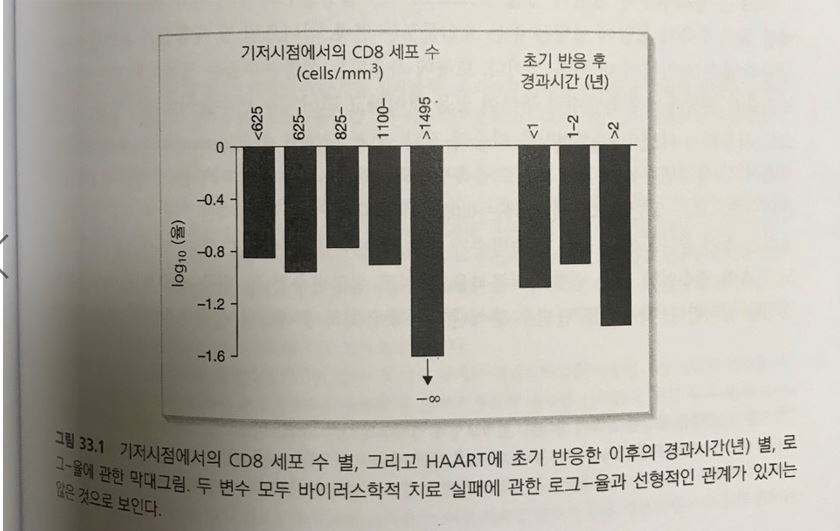
#> input picture JBNU_Statistics_Ph.D/3rd semester/생물통계학/10월 26일/ch31_32_33_2/img4.jpg, 840 x 531 px
$ jupyter execute Ch_31_32_33_20211026.ipynb
#> lines starting #> are read from the running program, lines starting #| are printed output that depends on the picture
# Part 5 기초적인 자료분석 방법

## Chapter 31 율과 포아송 회귀

### 율(rate)

`-` 사건발생 여부를 조사하는 종적 연구(16장, 사례-대조 연구)에서 연구 도중에 탈락하거나 연구 참여 시점이 달라 연구종료 시점까지의 추적기간이 사람 별로 각각 다름.  분석시 이 점을 반영 필요.

`-` 각 시간당 사람당(per person per period of time) 사건 발생 정도를 나타내는 **율** 사용
- 편의상 연(year) 주로 사용
- 율(rate) = $\frac{\mbox{관심사건수}}{\mbox{모든 사람들의 전체 추적 연도 수}}$ = $\frac{\mbox{number of events}}{\mbox{follow-up person-year}}$

`-` 추적기간
- 사건이 발생한 사람: 연구 참여일 ~ 사건 발생일 간 시간
- 사건이 발생하지 않은 사람: 연구 참여일 ~ 연구 종료일 간 시간

`-` 전체 추적기간: 모든 사람의 추적기간들의 합

`-` 새로운 케이스(예를 들면 질병)가 관심사건이면 **발생률(incidence rate)**

`-` 사망이 관심사건이면 **사망률(mortality rate)**.

`-` 율의 특성
- 동일인으로부터 조사된 추적 인-년과 서로 다른 사람들로부터 조사된 추적 인-년 구분하지 않음
  - (ex. 100명을 각각 1년씩 조사, 1명을 100년 조사 모두 100 인-년에 해당한다.)

- 사건이 한 번 이상 발생하는 반복사건(repeated event)의 처리방법
  - 연구의 가설에 따라 달라짐.
  - 첫 번째 사건에만 관심이 있다면 추적기간은 첫 번째 사건이 발생할 때까지의 시간으로 정의.
  - 여러 사건을 관심 사건으로 간주해서 율을 계산하고자 하는 경우(**집락 자료(clustered data, 41장)**) 적절한 통계분석 방법 사용(41,42장).

`-` 율(rate)과 위험(risk)의 차이
- 어떤 사건의 **위험**이란, 사건의 총 수를 추적조사 시작시점에서 연구에 참여한 전체 인원 수로 나눈 값.  추적기간 미고려.
- 추적기간이 길어지면 이들이 해당 사건을 경험하게 될 가능성이 늘어나므로 사건 발생위험 또한 더 커짐.
- **율**은 추적기간을 반영하여 계산하므로 위험에 비해 안정된 값이 얻어짐.

`-` 상대율(relative rate)

$$상대율(relative~rate) = \frac{rate_{exposed}}{rate_{unexposed}} = \frac{노출~집단~질병~발생률}{비노출~집단~질병~발생률}$$

- **상대율**은 **율비(rate ratio, $PR$)** 또는 **발생률비(incidence rate ratio, IRR)**.
  - 상대율 = 1: 두 집단 간 질병 발생률이 같다.
  - 상대율 > 1: 관심요인에 노출되지 않은 집단에 비해 노출된 집단의 질병 발생률이 상대적으로 높다
  - 상대율 < 1: 관심요인에 노출되지 않은 집단에 비해 노출된 집단의 질병 발생률이 상대적으로 낮다
- 상대위험을 상대율에 대한 추정값으로 사용하려면 관심사건이 희귀한 경우에만 사용
    - 희귀질병의 경우에만 상대위험과 상대율의 값이 서로 비슷하게 됨
- 희귀사건이 아니고, 추적기간도 상이하다면, 율은 영향을 받지 않겠지만 위험은 추적기간에 직접적인 영향을 받음.

### 포아송 회귀(Poisson regression)

`-` 포아송 회귀란?
- 포아송 분포 :특정 기간 동안 일정 크기의 평균율 하 무작위로 발생하게 되는 희귀사건의 계수(count) 값들에 대한 확률 분포.
- > 포아송 회귀 : 포아송 분포에 기초하여 서로 다른 추적기간을 가진 사람들에게 특정 사건이 발생하는 율을 추정
- > 로지스틱 회귀  :  사건 여부에 관한 오즈비 추정,
- 포아송 회귀의 가정 :  전체 연구기간 동안 동일한 설명변수(연령, 성별 등) 값을 가지는 사람들의 사건 율(event rate)이 일정하게 유지됨.
- 포아송 회귀의 목적
  - 사건 율에 영향을 미치는 설명변수들은 무엇인가?
  - 노출 집단은 비노출 집단에 비해 사건 율이 얼마나 높은가?
  - 특정 집단의 사건 율은 어느 정도인가?

`-` 방정식과 해석방법
- 포아송 회귀모형과 로지스틱 회귀모형의 식은 매우 유사하며, 두 모형 모두 설명변수들의 선형결합 형태를 방정식의 오른쪽에 표시.
- 변환 방법으로는 자연로그 변환(natural logarithmic transformation: $ln$, 즉, $log_e$)을 사용.
- 포아송 회귀방정식
$$\ln(r)=a+b_1x_1+b_2x_2+...+b_kx_k$$
반복계산절차(최대가능도, 32장)를 사용해 추정.
  - $x_i$ : $i$번째 설명변수. ($i=1,2,...,k$);
  - $r$ : 특정 $x_1, x_2, ..., x_k$값들을 가진 사람의 평균율(mean rate) 혹은 기대율(expected rate)에 관한 추정값.
  - $a$ 상수항(절편) :  회귀식 내 모든 $x_i$값들이 0인 경우에 해당하는 로그 율(log rate)의 추정값.
  - $b_1,b_2,...,b_k$ : **포아송 회귀계수(Poisson regression coefficient)**의 추정값.
- 이 계수들의 지수 값, 예를 들어 $e^{b_1}$은 변수 $x_1$과 관련된 **상대율(relative rate)** 추정 값.
  - $e^{b_1}$ :  회귀식 내 모든 다른 변수 $x_i$들의 효과가 보정된 상태에서, $x_1$값 대비 ($x_1+1$)값의 상대적인 질병 발생률 추정값 의미.
  - 상대율 = 1: $x_1$이 한 단위 증가해도 사건의 율은 일정하다는 의미
  - 상대율 > 1: $x_1$이 한 단위 증가 할 때마다 사건의 율도 증가
  - 상대율 < 1: $x_1$이 한 단위 증가 할 때마다 사건의 율이 감소
- 로지스틱 회귀모형은 질병이 발생할 오즈를 설명변수들과 로그 척도로 결합하고,오즈 척도에서의 승법적 효과를 가짐.
- 포아송 회귀모형은 질병이 발생한 율을 설명변수들과 로그 척도로 결합하고, 질병의 율 척도에서의 승법적 효과를 가짐
- 포아송 회귀방정식을 사용해 $x_1,x_2,...,x_k$값들 조합에 따른 사건 율 추정.
  - 공변량 값들이 $x_1,x_2,...,x_k$인 사람의 사건 발생률 추정값
$$r = e^{a+b_1x_1+b_2x_2+...+b_kx_k}$$

`-` 차감(offset)의 사용
- 율(rate) = $\frac{\mbox{사건발생수}}{\mbox{추적 인-년}}=r= \frac{y}{n}\to \ln(r)=\ln(y)-\ln(n)$

- 대부분의 통계 소프트웨어들은 종속변수로 $r$이 아닌 $y$를 지정한 후, $\ln()$ 함수를 사용해서 종속변수 $y$와 설명변수들을 연결.

- $\ln(n)$부분은 offset(차감)으로 따로 지정

`-` 집단 자료(group data)의 입력
- 설명변수들이 모두 범주형인 경우 율을 계산할 때 동일인의 추적 인-년과 다른 사람의 추적 인-년을 구분할 필요가 없다는 점을 활용해 자료입력 방법 단순화 가능.

- 해당 방식은 집단 정의에 연속형 공변량이 사용되거나, 각 집단 내에 개인 별로 각기 다른 값을 가지는 공변량이 있는 경우 사용할 수 없음.

`-` 시간에 따라 변하는 변수의 사용
- 추적기간을 길이가 짧은 구간들로 세분화하면 **시간에 따라 변하는** 설명변수(즉, **시간-의존적 공변량, time-dependent covariate**)를 포아송 회귀모형에 포함 가능.
  > 예: 흡연력이 중년 남성의 폐암 발생률에 미치는 영향을 알아보기 위한 연구의 경우
  >  - 추적기간이 길어지면 길어질수록 금연을 하는 사람 수가 증가, 폐암 발생률은 감소.
  >  - 연구대상자들을 연구시작 시점의 흡연 상태 자료를 사용해 범주화 하면 흡연력이 폐암에 끼치는 영향력을 제대로 평가할 수 없음.
 > - 이런 경우, 본인의 흡연 상태가 유지될 수 있을 정도의 짧은 구간들로 세분화해서 세분화된 구간 내 정보(사건 발생 유/무, 추적기간, 흡연상태) 등을 수집한 후, 이 정보들을 각 구간이 모두 서로 다른 사람들의 구간인 것처럼 간주하고 포아송 회귀 분석을 실시.

`-` 통계 소프트웨어 분석결과
- 제공되는 포아송 회귀분석에 관한 컴퓨터 분석결과
  - 설명변수 별 포아송 회귀계수의 추정값 및 해당 표준오차
  - 상대율 추정값 및 해당 신뢰구간
  - 왈드 검정통계량 값(분석 대상 '질병'의 모집단 상대율이 1이라는 귀무가설을 검정하기 위한 값) 및 $p$-value
- 로지스틱 회귀분석과 마찬가지로 포아송 회귀분석 역시 -2로그-가능도(LRS 또는 이탈도)와 모형 카이제곱 또는 공변량들에 대한 카이제곱 등을 사용해 모형의 적절성 여부 평가

`-` 초과-포아송 변동(extra-Poisson variation)
- 포아송 회귀모형 적합 시 고려해야 할 사항 (과산포)
  - **과산포(over-dispersion)** : 초과-포아송 변동이 있는지 여부.
    - 모형적합을 통해 계산되는 잔차 분산이 포아송 회귀모형에서 기대되는 값보다 더 크게 나타나는 현상.
    - 주된 원인: 이상값, 중요한 설명변수 미포함, 집락 자료의 형태의 자료인데도 분석시 미반영
  - 과산포가 발생한다면,
    - 추정값들의 표준오차는 실제보다 낮게 추정되게 되고,
    - 이로 인해 모수에 대한 신뢰구간이 지나치게 좁아지게 되며,
    - 각 설명변수의 유의성 여부에 관한 $P$-value 역시 작아짐
  - 과산포 존재 여부는
    - -2로그-가능도를 $n-k-1$로 나눈 값으로 확인.
      - $n$= 자료 내 관찰값의 개수,  $k$= 모형 내 적합된 모수의 개수
    - 과산포가 발생하지 않으면 이 값은 1에 가까움
    - 1보다 상당히 크면 자료에 과산포가 존재하는 것으로 판단
  - 과산포 발생한 것으로 확인 되면,
    - **척도 모수(scale parameter)**를 사용한 과산포 포아송 회귀모형(over-dispersed Poisson regression) 적합 또는
    - 포아송 분포 대신 음이항 분포(negative binomial distribution)를 가정하는 음이항 회귀모형(negative binomial regression)을 적합.
    >  척도 모수: 일반적으로 포아송 회귀분석은 과산포가 없는 자료에 대해 척도 모수 1을 가정.

- 포아송 회귀모형 적합 시 고려해야 할 사항 (저산포)
  - **저산포(under-dispersion)** : 잔차 분산이 포아송 모형에서 기대되는 값보다 작은 현상.
  - -2로그-가능도를 $n-k-1$로 나눴을때, 1보다 작으면 저산포 자료임을 의심.
  - 자료 수집 시 큰 자료 값이 누락된 경우 등에 발생.
-  과산포나 저산포의 문제는 로지스틱 회귀를 실시하는 경우에도 발생 할 수 있다(초과-이항 변동(extra-binomial variation).).

`-` 포아송 회귀분석의 대안
- 자료가 어떤 '시작점'(예를 들면 수술)에서부터 관심 결과변수가 관찰되는 시점까지 추적조사한 자료이면 대안으로 **생존분석(survival analysis)** 실시.
- 포아송 회귀분석은 사건율이 전체 연구기간에 걸쳐 일정하다는 가정 필요,
- 생존분석은 추적기간 동안 '위험(hazard)'이 일정하다는 가정 필요 없음(44장).

#### 예제

`-` 바이러스학적 치료실패율과 관련된 요인들에 대한 다변수 포아송 회귀분석
- 치료 구간을 나눈 이유: 바이러스학적 치료실패율이 치료기간 별로 변하는지를 조사하기 위해
- 결과변수: 바이러스학적 치료실패 사건의 율
- 연구의 주된 목적: 이들 세 구간 간에 치료 실패율이 다른지를 평가하고자 함

`-` 단변수 포아송 회귀분석 (부록 C_p.315, 표 31.1_p.177)
-  총 추적기간은 718 인-년
    - $\frac{\mbox{1~2년 범주}}{\mbox{1년 미만 범주}}$, $\frac{\mbox{>2년 범주}}{\mbox{1년 미만 범주}}$의 바이러스학적 실패율을 비교하기 위해 가변수 두 개를 사용하였고, 범주들간에 통계적 유의성이 있는 것으로 나타났다(*P*=0.04).
    - 3개 변수가 바이러스학적 치료 실패율과 유의한 관련이 있는 것으로 나타남.
        - 기타설명변수들 중 환자의 성별(*P*=0.033),
        - 기저시점에서의 CD8 세포 수(*P*=0.03),
        - 동일한 치료를 과거에 받아본 적이 있는지에 관한 치료 과거력 여부 ($\frac{\mbox{과거에 치료를 받아본 적이 있음}}{\mbox{없음}}$*P*=0.0008)
    - 세 변수 효과를 보정한 상태에서 치료기간과 바이러스학적 실패율 간의 관련성 여부를 평가하기 위한 다변수 포아송 회귀분석 실시

`-` 다변수 포아송 회귀분석
- 바이러스학적 실패율은 초기 반응 이후 첫 해에 비해 증가하는 경향(1.0 $\to$ 1.53, 53% $\uparrow$), 2년 이후부터는 오히려 낮아짐(1.53 $to$ 0.56,44% $\downarrow$). 둘 다 통계적으로 유의한 효과 크기는 아님(*P*=0.1152,*P*=0.2265).
- 모형 내 모든 다른 변수들의 효과가 보정된 상태에서 해당 치료를 처음 받은 환자들은 기존에 치료를 받은 적이 있는 환자들에 비해 통계적으로 유의하게 44%정도 낮은 바이러스학적 실패율을 보이는 것으로 추정($P$=0.0233)
- 남성이 여성에 비해 39% 낮은 실패율을 보였으나 통계적인 유의성은 확보되지 않음($P$=0.0676)
    - 기저 시점에서의 CD8세포 수가 100$cells/mm^3$ 증가할 때마다 바이러스학적 치료실패율은 5%씩 유의하게 낮아짐($P$=0.0369)
- 포아송 회귀모형의 율 척도에서의 승법적 효과 감안
    - 바이러스 부하 초기 반응 후 결과 기간과 CD8 세포 수가 동일한 환자의 경우, 과거에 치료를 받은 적이 없는 남성은 치료를 받은 경험이 있는 여성에 비해 바이러스학적 치료 실패율이 68% 정도 낮다고 할 수 있음.

## Chapter 32 일반화 선형모형

`-` **통계적 모형화(statistical modelling)**란, 단순 또는 선형회귀, 로지스틱 회귀, 포아송 회귀, 생존자료에 관한 콕스 회귀(44장) 등을 사용하는 방법.
- 모두 관심 결과변수와 하나 이상의 설명변수들 간의 관계를 가장 잘 설명해주는 **수학적 모형(mathematical model)**.
  - 목적
      - 관심 설명변수와 결과변수 간의 관련성 크기를 다른 설명변수들의 효과를 보정한 상태에서 파악
      - 설명변수들을 사용해 결과변수의 값 예측
- **일반화 선형모형(generalized linear model, GLM)**
$$g(Y)=a+b_1x_1+b_2x_2+...+b_kx_k$$
  - $Y$: 알려진 확률분포에 따르는 종속변수의 예측값, 평균 또는 기대값에 대한 추정값
  - $g(Y)$: **연결함수(link function)**라 하며, 역할은 $Y$를 $x_1,x_2,...,x_k$들과 선형적인 관계를 가지도록 변환.
  - $b_1, b_2, ..., b_k$: 설명변수들과 관련된 회귀계수의 추정값
  - $a$: 상수항

-  로지스틱 회귀는 비율에 대한 **로짓**(**logit**, 오즈에 대한 $ln$, $log_e$)을 연결함수로 사용하는 모형,**로짓연결(logit link)**
- 포아송 회귀는 연결함수가 율에 대한 $\log$ 변환, **로그 연결(log link)**
- 단순 및 다중회귀는 종속변수에 대한 어떠한 변환도 하지 않음, **항등연결(identity link)**

### 모형 선택의 기준

`-` 어떤 통계 모형이 적절한지는 관심 결과변수의 형태에 따라 결정 (아래 표)

|**결과 변수의 형태**|**일반적으로 사용되는 GLM의 종류**|**참조 장**|
|---|---|---|
|연속형 변수|단순 또는 다중 선형회귀|28. 29|
|두 범주 변수|||
|질병 발생 여부에 관한 추적연구|로지스틱 회귀|30|
|(단, 환자들의 추적기간이 모두 동일함)|||
|두 범주 결과변수를 가진 단면조사 연구|로지스틱 회귀|30|
|짝지지 않은 사례-대조 연구|로지스틱 회귀|30|
|짝진 사례-대조 연구|조건부 로지스틱 회귀|30|
|세 범주 이상의 범주형 결과변수|다항 또는 순서형 로지스틱 회귀|30|
|사건의 율(event rate) 또는 계수(count) 자료|포아송 회귀|31|
|사건이 발생할 때까지의 시간 자료*|지수(exponential), 웨이블(Weibull) 또는 곰페르츠(Gompertz) 모형|44|

$*$ 사건이 발생할 때까지의 시간(time to event) 자료는 콕스의 비례위험모형(Cox's proportional hazard model).을 사용해 분석.(44장)

- 예
    - 종속변수가 연속형 변수일 때, 이 변수와 관련 요인을 찾아내기 위해서는 단순, 다중 선형회귀를 사용,
    - 결과변수가 두 범주 변수이고 모든 환자의 추적관찰 시간이 동일할 때, 로지스틱 회귀를 선택하는 것이 적절.

`-` 종속변수의 형태를 수정 후 다른 모형 사용 가능.
- 연속형 결과변수가 선형회귀에서 필요로 하는 가정들 중 일부를 만족하지 않을 시, 이 결과변수의 값을 두 집단으로 분류하여 두 범주 결과변수로 만듦.
- 종속변수 이분화
    - 장점: 통계적 모형적합 및 해석이 편이.
    - 단점: 종속변수가 가진 정보 중 일부 손실.

### 가능도(likelihood) 및 최대가능도(maximum likelihood estimates, MLE) 추정

`-` GLM 적합 시 모형 내 모수 추정 위해 **가능도(likelihood)** 개념 사용.
- GLM은 종속변수에 대한 확률분포, 설명변수들, 각 회귀계수들이 취할 수 있는 값들에 의해 형태가 결정,
- **모형의 가능도($L$)**: 해당 모형으로부터 계산된 회귀계수 추정값들 하 현재 관찰된 결과들이 얻어질 확률 .
- **최대가능도 추정법(maximum likelihood estimation, MLE)**: 회귀모형 적합 시, 회귀계수의 추정값으로 이 $L$을 최대로 해주는 값, 즉, 관찰된 결과를 얻울 수 있는 가장 그럴 듯한(most likely)값을 추정하는 방법(얻어진 추정값:  **최대가능도 추정값(maximum likelihood estimates)**)
  -  MLE를 계산하기 위해 반복계산(iteration) 실시$\to$통계 소프트웨어 사용
   - MLE를 계산하지 않아도 되는 유일한 예외는 **최소제곱법**으로 모수를 추정하는 (항등연결 함수를 사용하는) 단순 그리고 선형 회귀 모형 뿐.
  - 최소제곱법을 사용해 추정된 값들은 **보통 최소제곱(ordinary least squares, OLS)** 추정값
  - 선형회귀모형의 경우, OLS 추정값과 MLE 추정값이 서로 일치

### 모형의 적절성 평가

`-` MLE는 주어진 설명변수 집합 내 L을 최대로 해주는 추정값이지만, 모형에 설명변수가 추가되면 $L$ 값은 항상 커짐.
- **포화모형(saturated model)**: 가장 극단적인 경우($L$ 값이 가장 큰 경우), 자료 내 관찰값들의 수와 변수의 수가 같을 때
- 포화모형의 $L$ 값은 자료가 완벽하게 모형화 된 경우에 해당하는 값이므로, 포화모형의 $L$ 값과 상대적으로 더 적은 수의 변수를 가진 축소모형(reduced model)을 적합해서 얻어지는 $L$ 값을 비교하면 축소모형의 **적절성(adequacy of the fit)** 평가 가능.
  - **가능도 비 통계량(likelihood ratio statistic, LRS)**: 두 모형 비교 방법으로 포화모형의 $L$ 값과 축소모형의 $L$ 값 간 비율 계산
$$LRS=-2\times \log\begin{pmatrix}\frac{L_{saturated}}{L_{fitted}}\end{pmatrix}$$
$$~~~~~~~~~~~~~~~~~~~~~~~~~~~~~~~~~=-2\times [\log(L_{saturated})-\log(L_{fitted})]$$
    - LRS를 **-2 로그-가능도(-2 log-likelihood)** 또는 **이탈도(deviance)**라고도 한다.
    - LRS는 근사적으로 카이제곱 분포에 따름, 자유도= 적합된 두 모형에서 사용된 모수 개수의 차이 ($n-k-1$).
    - $H_0$: 축소모형에는 없고 포화모형에만 추가적으로 있는 변수들에 해당되는 모수 모두 0.
        - 축소모형에 없고 포화모형에만 있는 변수들의 모집단 회귀계수가 모두 0이라는 것이므로 포화모형과 비교해서 축소모형의 적합도가 좋다는 가설.
    - LRS 클수록 결과는 유의하게 되고, 이는 곧 축소모형의 적합도(goodness of fit)가 나쁘다는 것을 의미.

`-` LRS가 가장 효과적일 때
- 포화모형은 아니지만, 한 모형이 다른 모형에 **포함된(nested)** 상태인 두 모형(큰 모형이 작은 모형에 있는 모든 변수들을 포함하고 있으면서 추가 변수도 있는 경우)을 비교하고자 할 때 LRS 사용.
  - 검정통계량: (추가 변수들이 있는)큰 모형의 LRS과 (추가변수들이 없는)작은 모형의 LRS의 차이
  - 검정통계량은 카이제곱 분포에 따르며, 자유도는 작은 모형에 비해 큰 모형에만 추가적으로 있는 모수의 수
  - $H_0$: 큰 모형에만 있는 추가 변수들의 모수들이 모두 0
- LRS는 모형 내 특정 공변량들에 관한 모수들이 모두 0이라는 귀무가설을 검정하고자 할 때도 사용.
  - 해당 공변량들이 포함된 모형(큰 모형)의 LRS와 공변량들이 제외된 모형(작은 모형)의 LRS 비교.
  - **모형 카이제곱(model chi-square)** 혹은 **공변량들에 대한 카이제곱(chi-squre for covariates)** : 두 LRS의 차이

### 회귀진단

- 회귀진단의 목적
  - 적합된 회귀모형의 수행력 검토,
  - 모수 추정값과 그 표준오차에 영향을 줄 수 있는 이상값들의 존재 여부를 평가.
  - 모형과 관련된 가정들이 만족되는지, 분석결과에 심하게 영향을 주는 영향값이 있는지 검토.

#### 예제 (31장 이어서)

`-` 가능도 비 통계량을 이용하여 변수들의 $P$-$value$ 계산(부록 C_p.315, 표32.2_p.182)
- 모형 1. 치료 과거력, 성별 및 기저시점에서의 CD8 세포 수 포함
- 모형 2. 모형 1에 치료요법에 초기 반응한 이후의 시간에 관한 2개 가변수를 추가
- 추가로, 이들 두 모형에서 계산된 -2로그-가능도 값들의 차이를 계산
    - 가변수를 포함하지 않은 모형 1에 비해, 가변수 2개가 추가로 포함된 모형 2는 -2로그-가능도 값이 5.53(393.12-387.59)만큼 낮아짐(즉, LRS=5.53).
        - 자유도가 2인 카이제곱에 따름.
    - 검정통계량에 관한 $P$-$value$는 0.063이며, 이는 곧 바이러스학적 실패율과 치료요법에 초기 반응한 이후의 결과시간 간의 관계는 경계선 상에서 유의하지 않음을 의미
    - 모형 2의 적절성 여부는 이 모형의 -2로그-가능도 값 387.59를 자유도가 982인 카이제곱 분포와 비교(척도 모수 추정값은 387.59/982=0.395, 이 값은 1에 비해 상당히 작다.)
    - $P$-$value$은 >0.99로, 모형 2의 적합도는 좋다고 할 수 있음.
    - 변수 5개를 사용하는 모형2는 저산포의 경향이 있는 것으로 보임.
        - -2로그-가능도를 자유도로 나눈 값인 0.39는 1보다 매우 작음.
        - 따라서 적합된 모형의 잔차 변동은 포아송 모형에서 기대되는 변동보다 작다고 할 수 있음.

## Chapter 33 통계적 모형의 설명변수들

### 명목형 설명변수들

- 회귀분석에서 명목형 범주형 변수의 효과를 평가하기 위해서는 **가변수(dummy variable)**를 만들어 분석
- 세 범주 이상으로 이루어진 명목형 변수의 경우,
    - 이 변수가 포함된 모형의 적절성을 평가
    - 이 변수의 유의성 여부를 평가하기 위해서는 해당 변수에 대한 가변수들을 모형에 모두 함께 포함
        - 일부 가변수들만 포함시킨다면 이는 해당 변수가 결과에 미치는 영향력 중 일부분만 평가하는 모형이 되기 때문
- 명목형 변수의 유의성 여부를 평가할 때는 가변수들 각각에 대한 개별 p-value를 평가하는 것보다는 가변수들의 효과를 동시에 평가할 수 있는 가능도 비 검정통계량(LRS)를 사용하는 것이 바람직

### 순서형 설명변수들

- 세 범주 이상을 가진 순서형 변수를 설명변수로 사용할 때 접근방식
    1. 범주형 변수의 각 범주에 수치를 할당할 뒤, 이 변수를 연속형 변수로 간주하고 분석하는 방법
         - 각 범주들 간의 순서가 충분히 반영된 변수,
         - 해당 설명변수와 종속변수 간의 선형성 여부를 평가하는 분석.
    2. 범주형 변수를 명목형 설명변수로 간주하고 이에 해당하는 가변수들을 사용하는 방법
         - 범주들 간의 순서가 반영되지 않기 때문에 자료의 정보 중 일부분이 손실.
         - 하지만, 해당 설명변수와 종속변수 간의 선형적인 관계를 가정하지 않기 때문에 더 선호되는 방법.
- 위 두 모형의 LRS 차이가 해당 설명변수의 **선형 추세 검정(linear trend test)**에 관한 검정통계량.
    - 이 검정통계량은 카이제곱 분포에 따르며, 자유도는 두 모형 간 모수 개수의 차이.
    - 분석결과가 유의하면 해당 변수의 범주 별 종속변수의 평균값이 선형적으로 증가(혹은 감소)하고 있지 않다는 의미.

### 연속형 설명변수들

- 연속형 설명변수의 회귀계수 추정값은 이 설명변수의 값이 한 단위 증가하는 경우 결과변수에 미치는 영향력의 크기가 얼마나 변하는지를 나타내는 값.
- 회귀모형에 연속형 설명변수들을 포함시키기 위해서는 먼저 이들 설명변수와 종속변수 간에 선형 관계 가정 타당 여부 검토.

`-` 선형성 가정에 대한 검토
- 단순 또는 다중 선형회귀에서 선형성 가정에 관한 검토
    - 연속형 설명변수 $x$와 연속형 종속변수 $y$ 간의 산점도 확인
    - $x$와 모형에서 얻어지는 잔차(residual)들 간의 산점도.
    - $x$와 $y$ 간에 근사적으로 직선적인 경향이 보이거나 또는 $x$와 잔차들 간에 어떠한 특정 패턴도 보이지 않는다면 선형성 가정이 만족.
    - 로지스틱 회귀나 포아송 회귀의 경우 몇 개(주로 5~10개)의 부집단들로 나누어 선형성 가정 검토.
        - 로지스틱 회귀에서는 각 부집단 별로 두 범주 종속변수 값 중 성공에 관한 로그-오즈 값을 계산한 후, 이 값들과 각 부집단 내 $x$값  범위의 가운데 값들 간의 산점도나 막대그림.
        - 포아송 회귀에서는 각 부집단 내에서 결과에 대한 율의 로그 값을 계산한 뒤, 이 로그-율들에 대한 막대그림을 해당 부집단의 $x$값 범위 내 가운데 값들에 따라 그림.(그림 33.1)
            - 선형성 가정이 타당하다면, 두 경우 모두 로그-오즈 또는 로그-율 막대 높이가 $x$ 범주들이 변함에 따라 직선적인 형태로 증가(혹은 감소)하는 경향을 보임

[cell 1]
from PIL import Image
Image.open('img4.jpg').resize((500,300))   #p185 그림33.1
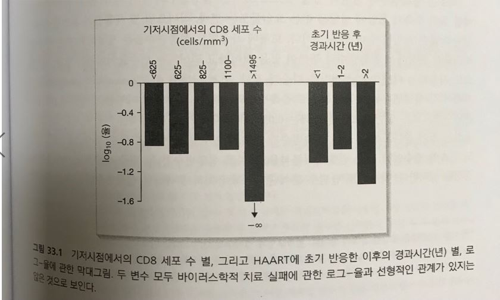
#> Out: PIL image 500x300 RGB; mean R, G, B 176.7, 172.9, 164.1


$ run again, with JBNU_Statistics_Ph.D/3rd semester/생물통계학/10월 26일/ch31_32_33_2/img5.jpg copied over JBNU_Statistics_Ph.D/3rd semester/생물통계학/10월 26일/ch31_32_33_2/img4.jpg
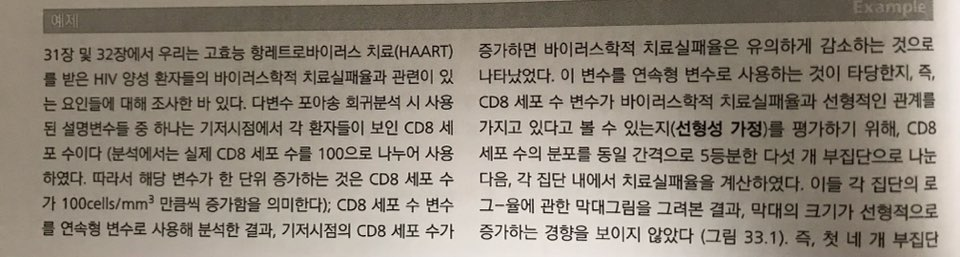
#> input picture JBNU_Statistics_Ph.D/3rd semester/생물통계학/10월 26일/ch31_32_33_2/img5.jpg, 960 x 257 px
#> `Image.open('img4.jpg').resize((500,300))`:
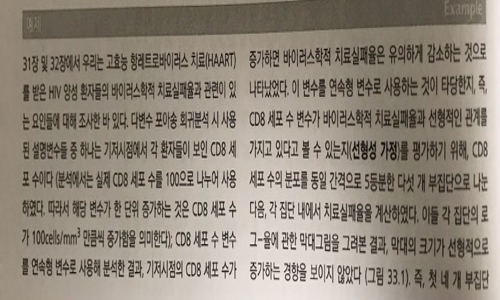
#> Out: PIL image 500x300 RGB; mean R, G, B 145.3, 136.2, 124
